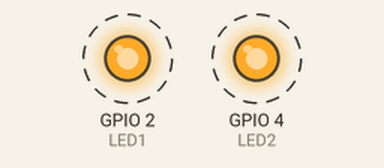
Simulated run of this program. Board: ESP32. Parts: output pins drawn as LEDs (lit = HIGH). Dashed ring = blinking. What the program prints to the serial monitor is not drawn.

Above: at 0.2 s.
Timing chart, 0 to 4.6 s (numbered marks = the images above):
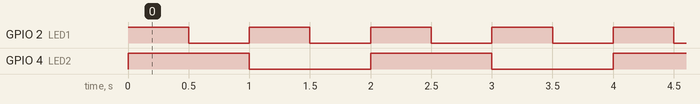

Measured:
- by itself, GPIO 2 (LED1): alternates HIGH for 0.50 s and LOW for 0.50 s
- by itself, GPIO 4 (LED2): alternates HIGH for 1.0 s and LOW for 1.0 s
- by itself, everything shown: repeats every 2.0 s, in 4 steps

The program:

main.cpp
```cpp
#include <Arduino.h>

#define LED1 2
#define LED2 4

void tareaNucleo0(void *parameter) {
  pinMode(LED1, OUTPUT);

  while (true) {
    digitalWrite(LED1, HIGH);
    Serial.println("Nucleo 0: LED1 encendido");
    vTaskDelay(pdMS_TO_TICKS(500));

    digitalWrite(LED1, LOW);
    vTaskDelay(pdMS_TO_TICKS(500));
  }
}

void tareaNucleo1(void *parameter) {
  pinMode(LED2, OUTPUT);

  while (true) {
    digitalWrite(LED2, HIGH);
    Serial.println("Nucleo 1: LED2 encendido");
    vTaskDelay(pdMS_TO_TICKS(1000));

    digitalWrite(LED2, LOW);
    vTaskDelay(pdMS_TO_TICKS(1000));
  }
}

void setup() {
  Serial.begin(115200);

  xTaskCreatePinnedToCore(
    tareaNucleo0,
    "Tarea LED1",
    2048,
    NULL,
    1,
    NULL,
    0
  );

  xTaskCreatePinnedToCore(
    tareaNucleo1,
    "Tarea LED2",
    2048,
    NULL,
    1,
    NULL,
    1
  );
}

void loop() {
  vTaskDelay(pdMS_TO_TICKS(1000));
}
```
